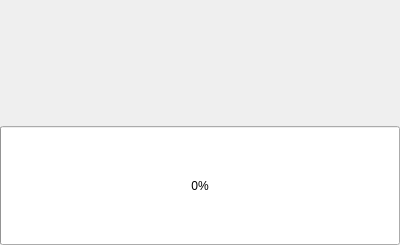
<?xml version="1.0" encoding="UTF-8"?>
<ui version="4.0">
 <class>qSlicerLORAutomaticWidget</class>
 <widget class="qSlicerWidget" name="qSlicerLORAutomaticWidget">
  <property name="geometry">
   <rect>
    <x>0</x>
    <y>0</y>
    <width>400</width>
    <height>245</height>
   </rect>
  </property>
  <property name="sizePolicy">
   <sizepolicy hsizetype="Expanding" vsizetype="Expanding">
    <horstretch>0</horstretch>
    <verstretch>0</verstretch>
   </sizepolicy>
  </property>
  <property name="windowTitle">
   <string>Form</string>
  </property>
  <layout class="QVBoxLayout" name="verticalLayout">
   <property name="margin">
    <number>0</number>
   </property>
   <item>
    <widget class="qMRMLNodeComboBox" name="TransformNodeComboBox">
     <property name="sizePolicy">
      <sizepolicy hsizetype="Expanding" vsizetype="Expanding">
       <horstretch>0</horstretch>
       <verstretch>0</verstretch>
      </sizepolicy>
     </property>
     <property name="nodeTypes">
      <stringlist>
       <string>vtkMRMLLinearTransformNode</string>
      </stringlist>
     </property>
     <property name="noneEnabled">
      <bool>true</bool>
     </property>
    </widget>
   </item>
   <item>
    <widget class="QProgressBar" name="CollectProgressBar">
     <property name="sizePolicy">
      <sizepolicy hsizetype="Expanding" vsizetype="Expanding">
       <horstretch>0</horstretch>
       <verstretch>0</verstretch>
      </sizepolicy>
     </property>
     <property name="value">
      <number>0</number>
     </property>
     <property name="textVisible">
      <bool>true</bool>
     </property>
     <property name="orientation">
      <enum>Qt::Horizontal</enum>
     </property>
    </widget>
   </item>
  </layout>
 </widget>
 <customwidgets>
  <customwidget>
   <class>qMRMLNodeComboBox</class>
   <extends>QWidget</extends>
   <header>qMRMLNodeComboBox.h</header>
  </customwidget>
  <customwidget>
   <class>qSlicerWidget</class>
   <extends>QWidget</extends>
   <header>qSlicerWidget.h</header>
   <container>1</container>
  </customwidget>
 </customwidgets>
 <resources/>
 <connections>
  <connection>
   <sender>qSlicerLORAutomaticWidget</sender>
   <signal>mrmlSceneChanged(vtkMRMLScene*)</signal>
   <receiver>TransformNodeComboBox</receiver>
   <slot>setMRMLScene(vtkMRMLScene*)</slot>
   <hints>
    <hint type="sourcelabel">
     <x>199</x>
     <y>122</y>
    </hint>
    <hint type="destinationlabel">
     <x>199</x>
     <y>59</y>
    </hint>
   </hints>
  </connection>
 </connections>
</ui>
